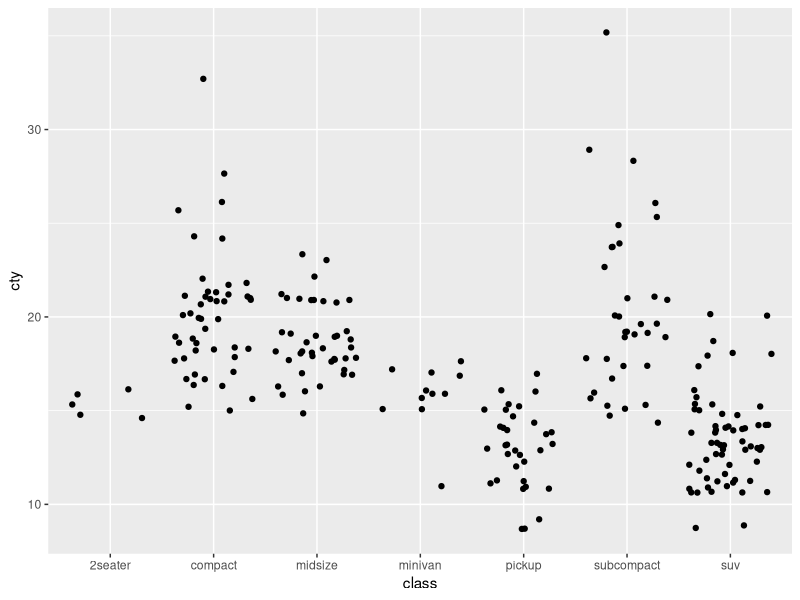

This chart was generated by the following R code:
## ---- chunk 1
knitr::opts_chunk$set(echo = TRUE)
library(tidyverse)
## ---- chunk 2
ggplot(data = mpg, aes(x = class, y = cty)) +
	geom_jitter()
